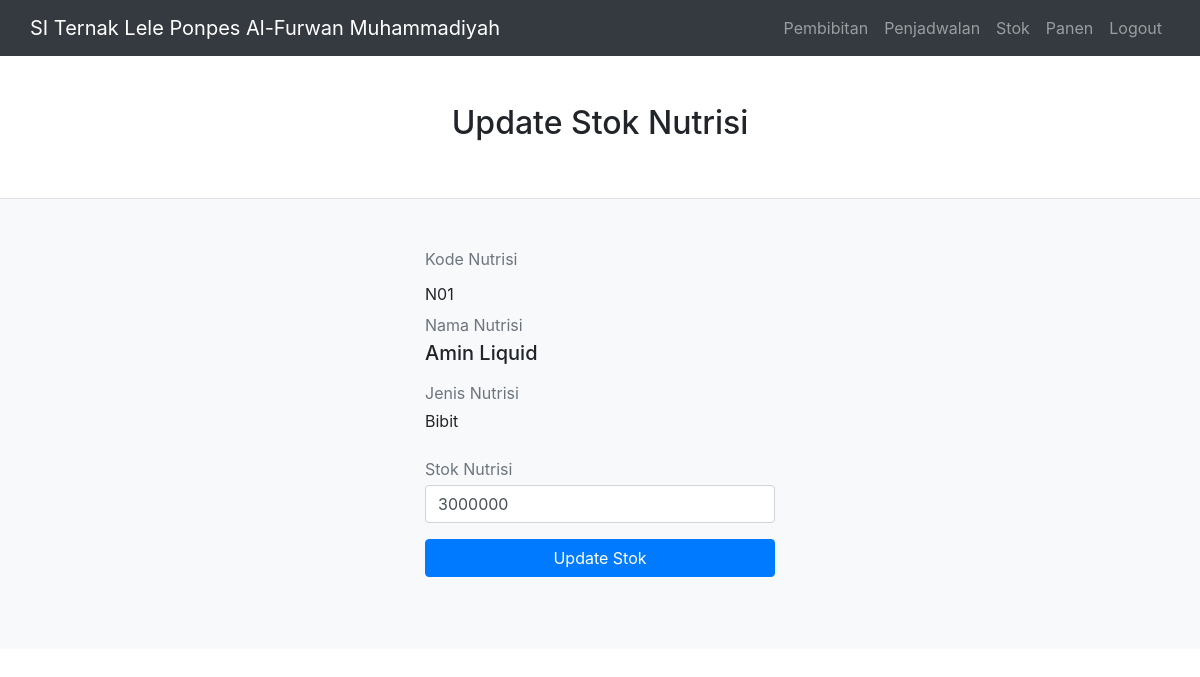
/public/admin_stok/update_nutrisi/N01 (signed in), run on the app's committed database.
### tables this page shows
CREATE TABLE `nutrisi` (
  `kode_nutrisi` varchar(5) NOT NULL,
  `jenis_nutrisi` varchar(10) NOT NULL,
  `nama_nutrisi` varchar(25) NOT NULL,
  `jumlah_nutrisi` int(5) NOT NULL
);

### app/core/Controller.php (called while the page is built, shortened)
<?php
class Controller
{
	public function view($view,$data=[])
	{
		require_once '../app/views/' . $view.'.php';
	}
	public function model($model)
	{
		return new $model;
	}
}

### app/controllers/Admin_Stok.php (called while the page is built, shortened)
<?php
class Admin_Stok extends Controller
{
    public function update_nutrisi($kode_nutrisi)
    {
        $data['kode_nutrisi'] = $kode_nutrisi;
        $data['nutrisi'] = $this->model('Nutrisi_model')->getById($kode_nutrisi);
        $this->view('stok/update_nutrisi', $data);
    }
}

### app/core/App.php (called while the page is built, shortened)
<?php
class App
{
	protected $method = 'index';
	protected $params = [];
	public function __construct()
	{
		$url = $this->parseURL();
		if (file_exists('../app/controllers/' . $url[0] . '.php')) {
			unset($url[0]);
		}
		$this->controller = new $this->controller;
		if (isset($url[1])) {
			if (method_exists($this->controller, $url[1])) {
				$this->method = $url[1];
				unset($url[1]);
			}
		}
		if (!empty($url)) {
			$this->params = array_values($url);
		}
		call_user_func_array([$this->controller, $this->method], $this->params);
	}
	public function parseURL()
	{
		if (isset($_GET['url'])) {
			$url = rtrim($_GET['url'], '/');
			$url = filter_var($url, FILTER_SANITIZE_URL);
			$url = explode('/', $url);
			return $url;
		}
	}
}

### public/index.php (called while the page is built, shortened)
<?php
$app=new App;

### app/core/Database.php (called while the page is built, shortened)
<?php
class Database{
	private $host=DB_HOST;
	private $user=DB_USER;
	private $pass=DB_PASS;
	private $db_name=DB_NAME;
	private $dbh;
	private $stmt;
	public function __construct()
	{
		$dsn='mysql:host='.$this->host.';dbname='.$this->db_name;
		$option=[
			PDO::ATTR_PERSISTENT=>
			true,
			PDO::ATTR_ERRMODE=>PDO::ERRMODE_EXCEPTION
		];
		try {
			$this->dbh=new PDO($dsn,$this->user,$this->pass,$option);
		} catch(PDOException $e)
		{
			die($e->getMessage());
		}
	}
	public function query($query)
	{
		$this->stmt=$this->dbh->prepare($query);
	}
	public function bind($param,$value,$type=null)
	{
		if (is_null($type))
		{
			switch (true) {
				default:
					$type=PDO::PARAM_STR;
			}
		}
		$this->stmt->bindValue($param,$value,$type);
	}
	public function execute()
	{
		$this->stmt->execute();
	}
	public function single()
	{
		$this->execute();
		return $this->stmt->fetch(PDO::FETCH_ASSOC);
	}
}

### app/models/Nutrisi_model.php (called while the page is built, shortened)
<?php
class Nutrisi_model
{
    private $table = 'nutrisi';
    private $db;
    public function __construct()
    {
        $this->db = new Database;
    }
    public function getById($id)
    {
        $this->db->query('SELECT * FROM ' . $this->table . ' WHERE kode_nutrisi=:id');
        $this->db->bind('id', $id);
        return $this->db->single();
    }
}

### app/views/stok/update_nutrisi.php (the view)
<section class="border-bottom">
    <div class="container">
        <div class="py-5 text-center">
            <h2>Update Stok Nutrisi</h2>
        </div>
    </div>
</section>
<div class="py-5 bg-light" id="nav-profile" role="tabpanel" aria-labelledby="nav-profile-tab">
    <div class="container">
        <div class="row">
            <div class="col-md-4 offset-md-4 mb-4">
                <form method="POST" action="<?= BASEURL . '/admin_stok/update_nutrisi_insert/' ?>">
                    <p class="text-muted mt-0 mb-1">Kode Nutrisi</p>
                    <input type="text" name="kode_nutrisi" readonly class="form-control-plaintext" value="<?= $data['kode_nutrisi'] ?>">
                    <p class="text-muted mt-0 mb-1">Nama Nutrisi</p>
                    <h5><?= $data['nutrisi']['nama_nutrisi'] ?></h5>
                    <p class="text-muted mt-3 mb-1">Jenis Nutrisi</p>
                    <p><?= $data['nutrisi']['jenis_nutrisi'] ?></p>
                    <p class="text-muted mt-4 mb-1">Stok Nutrisi</p>
                    <input type="number" name="jumlah_nutrisi" class="form-control mb-3" value="<?= $data['nutrisi']['jumlah_nutrisi'] ?>">
                    <button type="submit" class="btn btn-primary btn-block">Update Stok</button>
                </form>
            </div>
        </div>
    </div>
</div>

### data on the page
nutrisi: nama_nutrisi "Amin Liquid", jenis_nutrisi "Bibit", jumlah_nutrisi "3000000"
